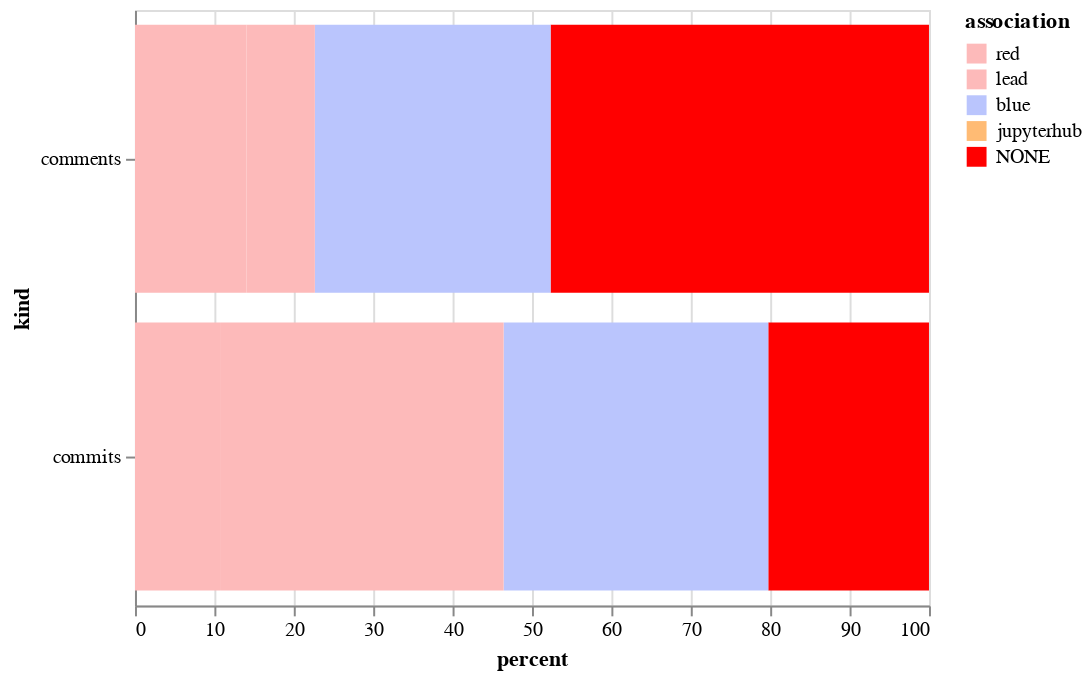

Notebook cell for this chart:
### Code cell
alt.Chart(sum_both).mark_bar().encode(
    x='percent',
    y='kind',
    color=alt.Color('association', sort=["CONTRIBUTOR", "MEMBER", "NONE"], scale=color_scale)
)

### Figure 1 — Vega-Lite specification as saved in the notebook (floating-point values rounded to 4 significant figures)
{"$schema": "https://vega.github.io/schema/vega-lite/v2.6.0.json", "config": {"view": {"height": 300, "width": 400}}, "data": {"name": "data-59adcf7a672098dab7e737e50effc0ba"}, "datasets": {"data-59adcf7a672098dab7e737e50effc0ba": [{"association": "NONE", "kind": "comments", "percent": 47.66}, {"association": "blue", "kind": "comments", "percent": 29.69}, {"association": "lead", "kind": "comments", "percent": 8.594}, {"association": "red", "kind": "comments", "percent": 14.06}, {"association": "NONE", "kind": "commits", "percent": 20.24}, {"association": "blue", "kind": "commits", "percent": 33.33}, {"association": "lead", "kind": "commits", "percent": 35.71}, {"association": "red", "kind": "commits", "percent": 10.71}]}, "encoding": {"color": {"field": "association", "scale": {"domain": ["red", "lead", "blue", "jupyterhub", "NONE"], "range": ["#fdbaba", "#fdbaba", "#bac5fd", "#ffbb74", "red"]}, "sort": ["CONTRIBUTOR", "MEMBER", "NONE"], "type": "nominal"}, "x": {"field": "percent", "type": "quantitative"}, "y": {"field": "kind", "type": "nominal"}}, "mark": "bar"}
